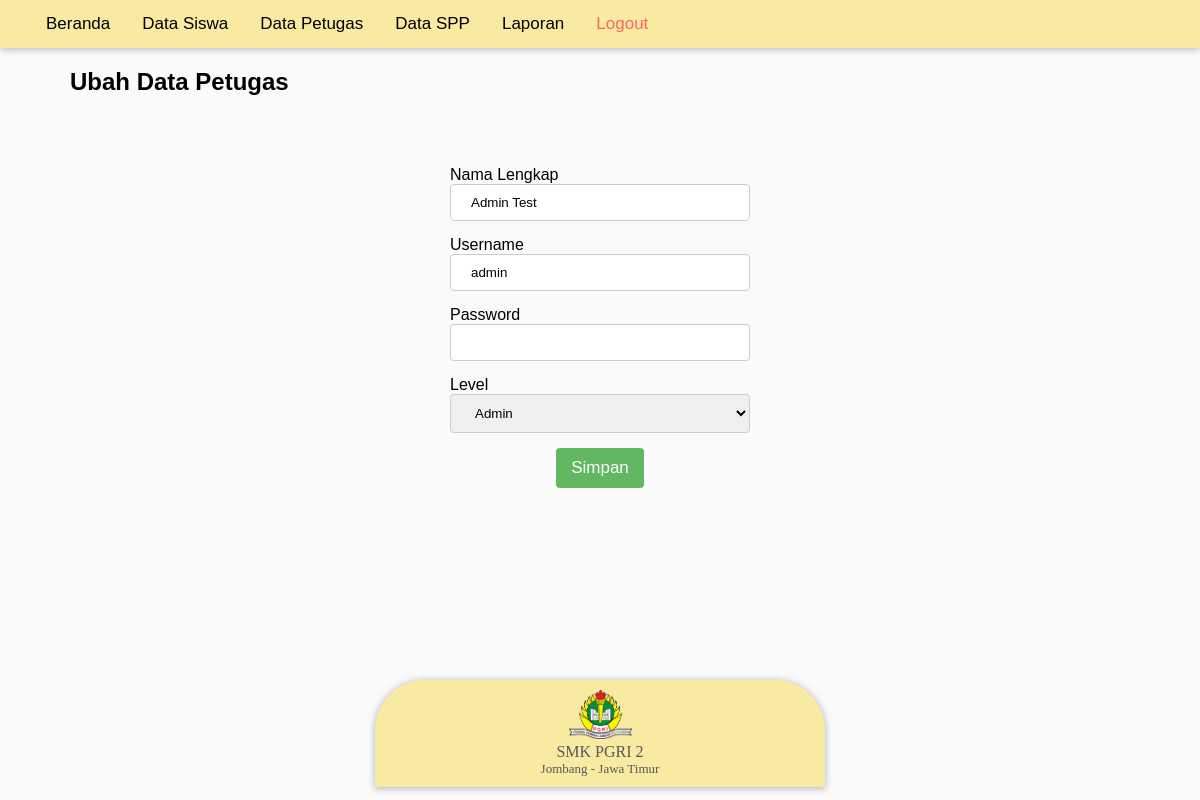
The app's page /includes/admin/?p=ubah-petugas&id=3 (signed in), older data.
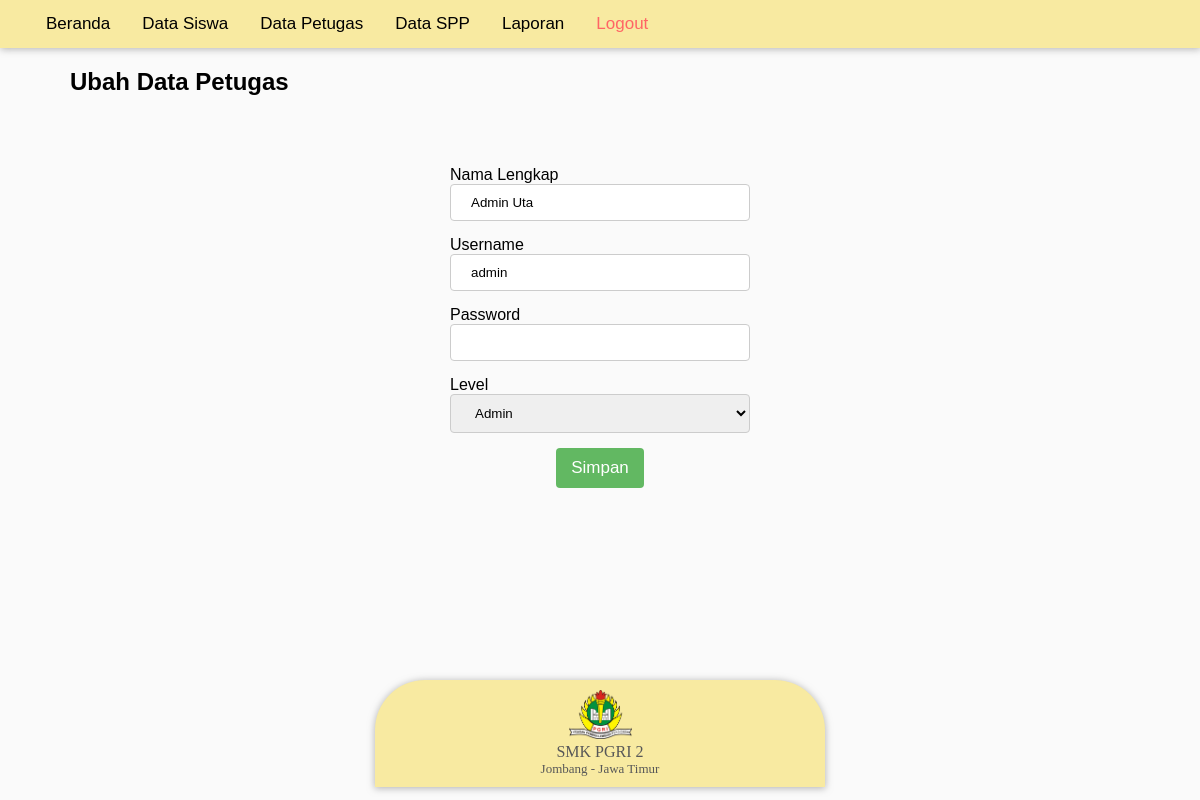
The same page, newer data.
### tables this page shows
CREATE TABLE `tb_petugas` (
  `id_petugas` int(11) NOT NULL,
  `username` varchar(25) NOT NULL,
  `password` varchar(60) NOT NULL,
  `nama_petugas` varchar(100) NOT NULL,
  `level` enum('Admin','Petugas') NOT NULL
);

### config/koneksi.php (called while the page is built, shortened)
<?php
    class Koneksi {
        var $host = 'localhost';
        var $user = 'root';
        var $pass = '';
        var $db_name = 'spp-pi-revisi';
        public function __construct() {
            $this->konek = mysqli_connect($this->host, $this->user, $this->pass, $this->db_name);
        }
    }

### includes/admin/admin.php (called while the page is built, shortened)
<?php
    require_once '../../config/koneksi.php';
    class Admin extends Koneksi {
        public function getDataPetugas($id) {
            $stmt = mysqli_query($this->konek, "SELECT nama_petugas, username, level FROM tb_petugas WHERE id_petugas = '" . $id . "'");
            return $stmt;
        }
    }

### includes/admin/ubah-petugas.php (the view, shortened to what this page needs)
<?php
    $data = $admin->getDataPetugas($_GET['id']);
    foreach ($data as $row) :
?>
<h2>Ubah Data Petugas</h2>
<div id="kontainer-konten">
    <div class="kontainerform">
        <form method="POST">
            <label>Nama Lengkap</label><br/>
            <input class="inputtext" type="text" name="nama" required value="<?= $row['nama_petugas']; ?>"><br/>
            <label>Username</label><br/>
            <input class="inputtext" type="text" name="username" required value="<?= $row['username']; ?>"><br/>
            <label>Password</label><br/>
            <input class="inputpassword" type="password" name="password" required value=""><br/>
            <label>Level</label><br/>
            <select name="level">
                <?php
                    echo "<option value='". $row['level'] ."' disabled selected>" .$row['level']."</option>";
                ?>
            </select>
            <input class="inputsubmit" type="submit" name="submit" value="Simpan">
        </form>
        <?php
            endforeach;
        ?>
    </div>
</div>
<?php
    require_once 'footer.php';
?>

Row changes from the older to the newer data that the page shows:
changed tb_petugas "admin": nama "Admin Test" → "Admin Uta"
